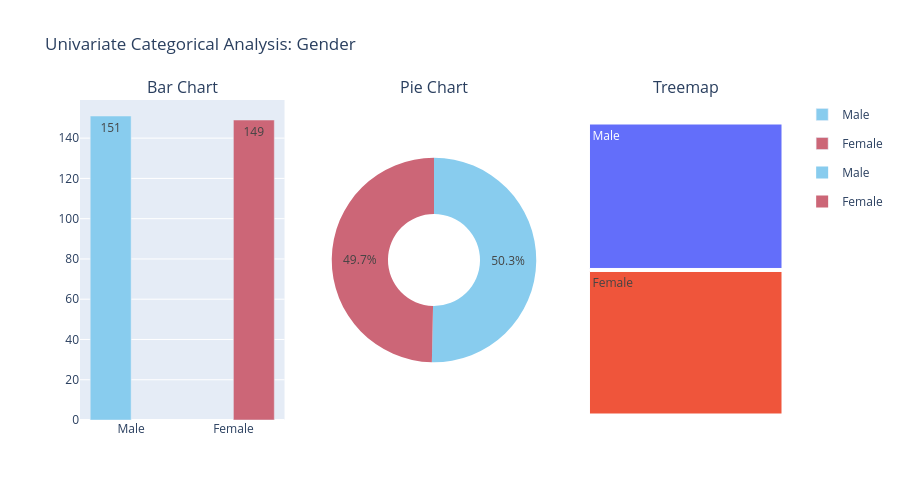

The notebook cell this image was saved under:
### Markdown cell above
تست نمودار های تک متغیره با داده های تولید شده ی رندم:

### Code cell
fig = categorical_univariate_all_plots(df_cat, "Gender")
fig.show()

### Figure 1 — Plotly figure (JSON) as saved in the notebook; plotly's stock layout.template omitted (floating-point values rounded to 4 significant figures)
{"data": [{"alignmentgroup": "True", "hovertemplate": "Gender=%{x}<br>count=%{text}<extra></extra>", "legendgroup": "Male", "marker": {"color": "rgb(136, 204, 238)", "pattern": {"shape": ""}}, "name": "Male", "offsetgroup": "Male", "orientation": "v", "showlegend": true, "text": [151], "textposition": "auto", "type": "bar", "x": ["Male"], "xaxis": "x", "y": [151], "yaxis": "y"}, {"alignmentgroup": "True", "hovertemplate": "Gender=%{x}<br>count=%{text}<extra></extra>", "legendgroup": "Female", "marker": {"color": "rgb(204, 102, 119)", "pattern": {"shape": ""}}, "name": "Female", "offsetgroup": "Female", "orientation": "v", "showlegend": true, "text": [149], "textposition": "auto", "type": "bar", "x": ["Female"], "xaxis": "x", "y": [149], "yaxis": "y"}, {"customdata": [["Male"], ["Female"]], "domain": {"x": [0.3556, 0.6444], "y": [0, 1]}, "hole": 0.45, "hovertemplate": "Gender=%{customdata[0]}<br>count=%{value}<extra></extra>", "labels": ["Male", "Female"], "legendgroup": "", "marker": {"colors": ["rgb(136, 204, 238)", "rgb(204, 102, 119)"]}, "name": "", "showlegend": true, "type": "pie", "values": [151, 149]}, {"branchvalues": "total", "domain": {"x": [0.7111, 1], "y": [0, 1]}, "hovertemplate": "labels=%{label}<br>count=%{value}<br>parent=%{parent}<br>id=%{id}<extra></extra>", "ids": ["Female", "Male"], "labels": ["Female", "Male"], "name": "", "parents": ["", ""], "type": "treemap", "values": [149, 151]}], "layout": {"annotations": [{"font": {"size": 16}, "showarrow": false, "text": "Bar Chart", "x": 0.1444, "xanchor": "center", "xref": "paper", "y": 1, "yanchor": "bottom", "yref": "paper"}, {"font": {"size": 16}, "showarrow": false, "text": "Pie Chart", "x": 0.5, "xanchor": "center", "xref": "paper", "y": 1, "yanchor": "bottom", "yref": "paper"}, {"font": {"size": 16}, "showarrow": false, "text": "Treemap", "x": 0.8556, "xanchor": "center", "xref": "paper", "y": 1, "yanchor": "bottom", "yref": "paper"}], "height": 500, "title": {"text": "Univariate Categorical Analysis: Gender"}, "xaxis": {"anchor": "y", "domain": [0, 0.2889]}, "yaxis": {"anchor": "x", "domain": [0, 1]}}}
